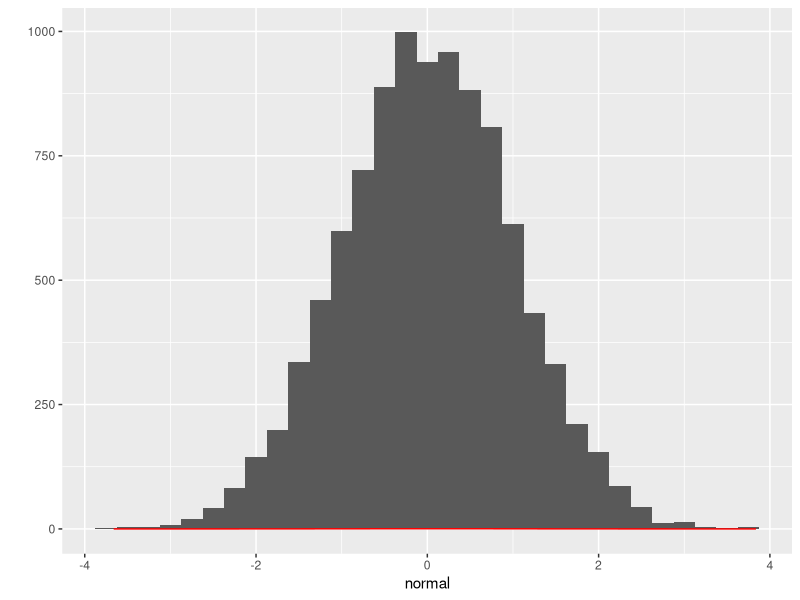
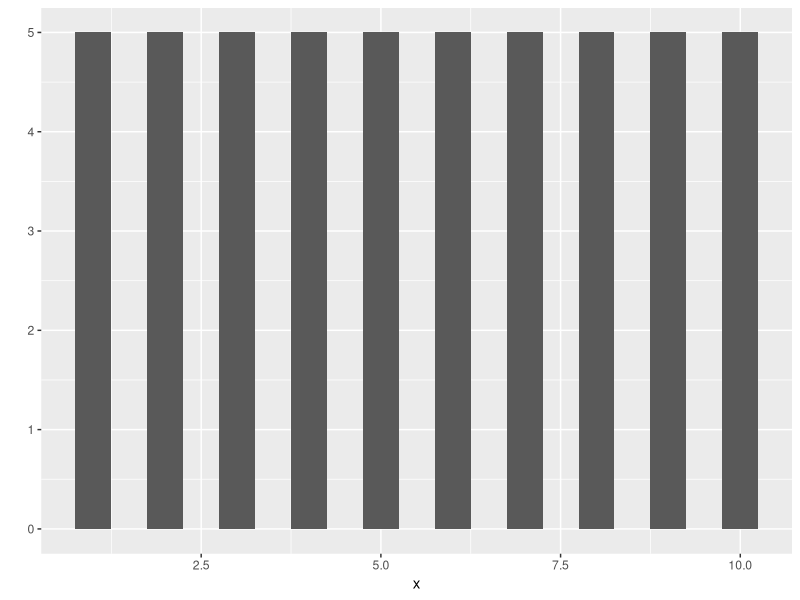
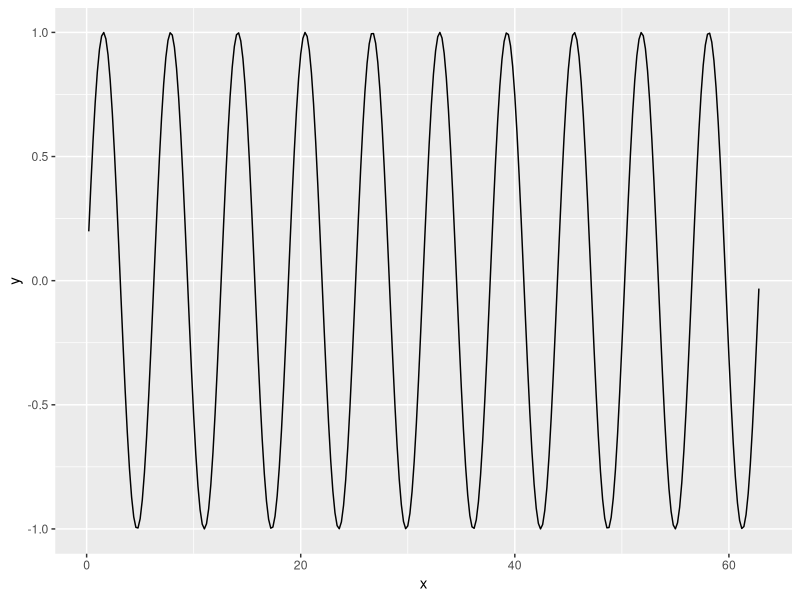
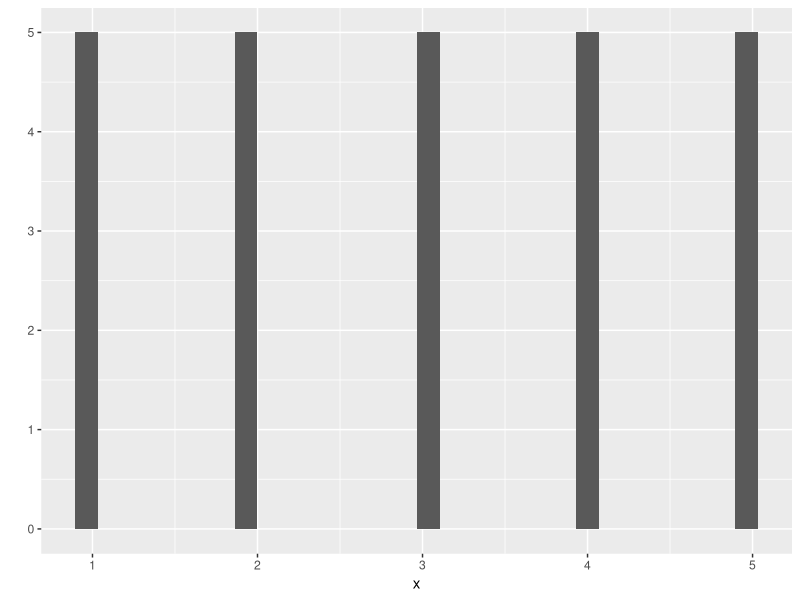
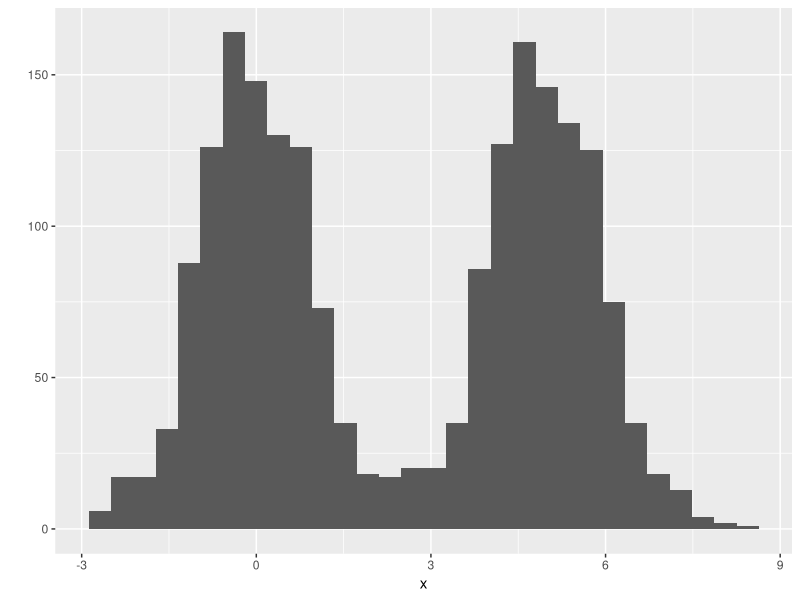
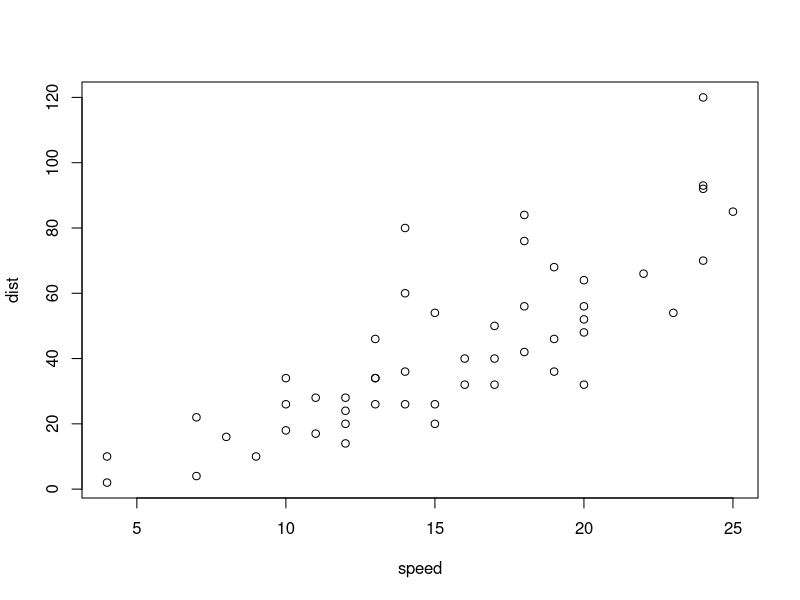

The R source for these figures, in order:
## ---- chunk 1
normal<-rnorm(10000)
library(ggplot2)
qplot(normal,geom='histogram',binwidth=.25)+geom_density(colour='red')
## ---- chunk 2
x = c(rep (c(1:10),5))
qplot(x, binwidth=.5) # uniform distribution
## ---- chunk 3
x=c(1:(100*pi))/5
y=sin(x)
qplot(x,y, geom="line")
## ---- chunk 4
library(ggplot2)
x = c(rep (c(1:5),5))
qplot(x)
## ---- chunk 5
library(ggplot2)
x = rnorm(1000)
x1=x+5
x = c(x,x1)
qplot(x,)
## ---- chunk 6
plot(cars)
